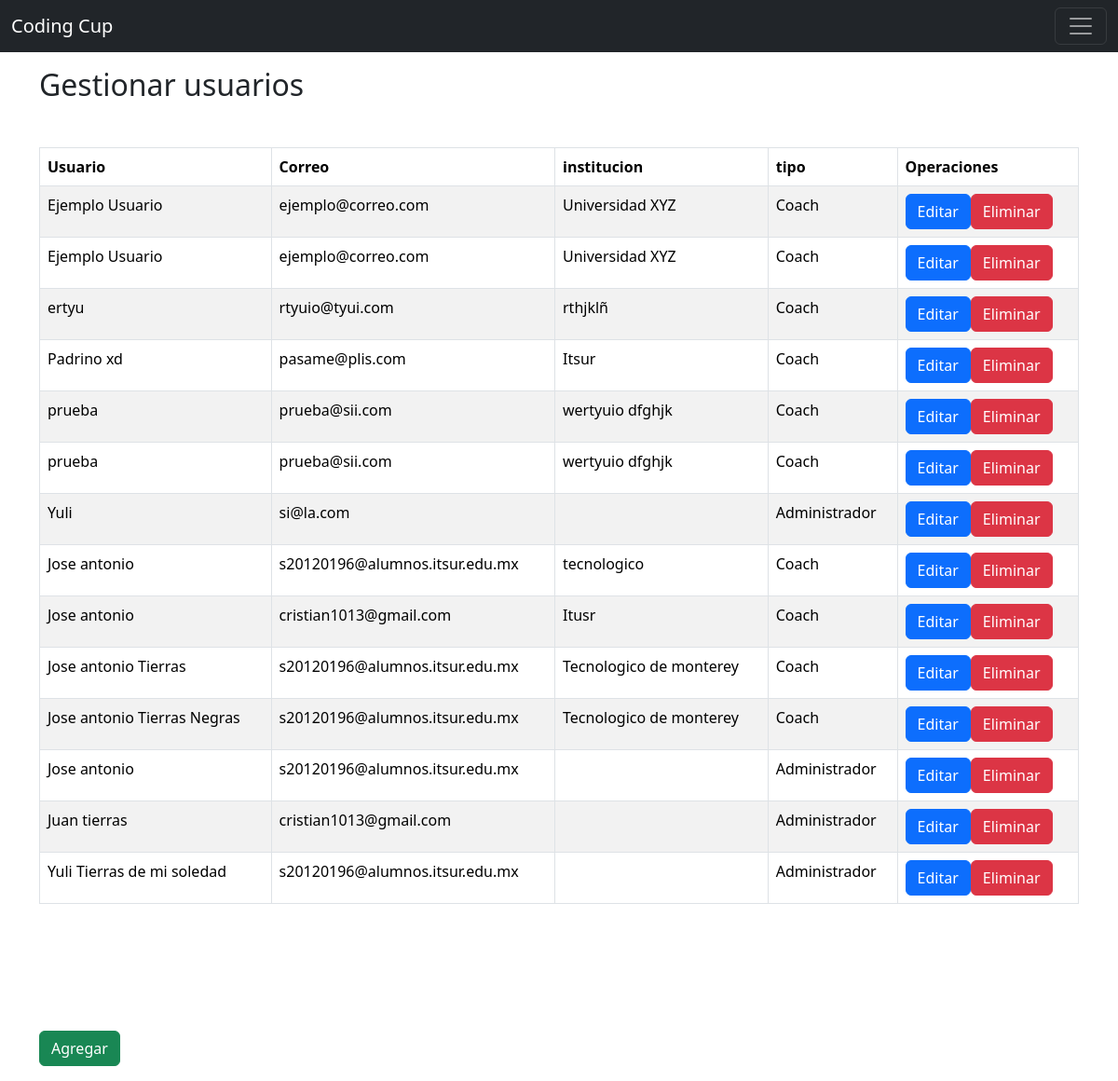
Page /GestionUsuarios.php (signed in) on the committed database.
### tables this page shows
CREATE TABLE `usuario` (
  `id` int NOT NULL AUTO_INCREMENT,
  `nombre` varchar(255) NOT NULL,
  `correo` varchar(255) NOT NULL,
  `contrasena` varchar(255) NOT NULL,
  `institucion` varchar(255) DEFAULT NULL,
  `tipo` varchar(50) NOT NULL,
  PRIMARY KEY (`id`)
);

### datos/conexion.php (called while the page is built, shortened)
<?php
class Conexion
{
    private static $servidor = 'localhost' ;
    private static $db = 'web' ;
    private static $usuario = 'root';
    private static $password = '';
    private static $puerto = '3306';
    private static $conexion  = null;
    public static function conectar()
    {
        if (self::$conexion==null)
        {
            try
            {
                self::$conexion =  new PDO( "mysql:host=".self::$servidor.";port=".self::$puerto.";dbname=".self::$db, self::$usuario, self::$password);
                self::$conexion->setAttribute(PDO::ATTR_ERRMODE, PDO::ERRMODE_EXCEPTION);
            }
            catch(PDOException $e)
            {
                exit($e->getMessage());
            }
        }
        return self::$conexion;
    }
    public static function desconectar()
    {
        self::$conexion = null;
    }
}
?>

### datos/daoUsuarios2.php (called while the page is built, shortened)
<?php
require_once ('conexion.php');
class DAOUsuarioAU
{
	private $conexion;
    private function conectar(){
        try{
			$this->conexion = Conexion::conectar();
		}
		catch(Exception $e)
		{
			die($e->getMessage());
		}
    }
	public function obtenerTodos()
	{
		try
		{
			$lista = array();
			$sentenciaSQL = $this->conexion->prepare("SELECT id,nombre,correo,contrasena,institucion,tipo FROM Usuario");
			$sentenciaSQL->execute();
            $resultado = $sentenciaSQL->fetchAll(PDO::FETCH_OBJ);
			foreach($resultado as $fila)
			{
				$obj = new Usuario();
                $obj->id = $fila->id;
	            $obj->nombre = $fila->nombre;
	            $obj->correo = $fila->correo;
	            $obj->contrasena = $fila->contrasena;
	            $obj->institucion = $fila->institucion;
	            $obj->tipo = $fila->tipo;
                $lista[] = $obj;
			}
			return $lista;
		}
		catch(PDOException $e){
			return null;
		}finally{
            Conexion::desconectar();
        }
	}
}

### GestionUsuarios.php (the view, shortened to what this page needs)
<!DOCTYPE html>
<html lang="es">
<head>
    <link rel="stylesheet" href="css/bootstrap.min.css">
    <link rel="stylesheet" href="dt/DataTables-1.13.6/css/dataTables.bootstrap5.min.css">
    <link rel="stylesheet" href="dt/Buttons-2.4.2/css/buttons.bootstrap5.min.css">
</head>
<body>
<?php
   require_once('datos\daoUsuarios2.php');
   $dao = new DAOUsuarioAU();
  ?>
    <nav class="navbar navbar-dark bg-dark fixed-top">
    <div class="container-fluid">
        <a class="navbar-brand" href="GestionUsuarios.php">Coding Cup</a>
        <button class="navbar-toggler" type="button" data-bs-toggle="offcanvas" data-bs-target="#offcanvasDarkNavbar" aria-controls="offcanvasDarkNavbar" aria-label="Toggle navigation">
        <span class="navbar-toggler-icon"></span>
        </button>
    </div>
    </nav>
    <div class="container">
        <br>
        <br>
        <br>
        <h2>Gestionar usuarios</h2>
        <table id="lista" class="table table-striped table-bordered mt-5">
            <thead>
                <tr>
                    <th>Usuario</th>
                    <th>Correo</th>
                    <th>institucion</th>
                    <th>tipo</th>
                    <th>Operaciones</th>
                </tr>
            </thead>
            <tbody>
                  <?php
                    $listaUsuario=$dao->obtenerTodos();
                    foreach ($listaUsuario as $usuario) {
                      echo "<tr>" .
                        "<td>" . $usuario->nombre . "</td>" .
                        "<td>" . $usuario->correo . "</td>" .
                        "<td>" . $usuario->institucion . "</td>" .
                        "<td>" . $usuario->tipo . "</td>" .
                        "<td><form method='post'>" .
                        "<button formaction='registroUsuario.php' class='btn btn-primary' name='id' value='" . $usuario->id . "'>Editar</button>" .
                        "<button type='button' class='btn btn-danger' onclick='confirmar(this)' name='id' value='" . $usuario->id . "'>Eliminar</button>" .
                        "</form></td></tr>";
                    }
                  ?>
            </tbody>
        </table><br><br><br>
        <a class="btn btn-success mt-5 mb-3" href="registroUsuario.php">Agregar</a>
</div>
    <link rel="stylesheet" href="css/bootstrap.min.css">
    <link rel="stylesheet" href="css/estiloAdmin.css">
    <link href="https://cdn.jsdelivr.net/npm/bootstrap@5.3.2/dist/css/bootstrap.min.css" rel="stylesheet">
    <link href="https://getbootstrap.com/docs/5.3/assets/css/docs.css" rel="stylesheet">
</body>
</html>

### css/estiloAdmin.css (style rules this page uses)
#lista { margin-top: 20dvh; }

### rows in the picture
usuario: nombre "Ejemplo Usuario", correo "ejemplo@correo.com", institucion "Universidad XYZ", tipo "Coach", $usuario->id 2 (drawn)
usuario: nombre "Ejemplo Usuario", correo "ejemplo@correo.com", institucion "Universidad XYZ", tipo "Coach", $usuario->id 3 (drawn)
usuario: nombre "ertyu", correo "rtyuio@tyui.com", institucion "rthjklñ", tipo "Coach", $usuario->id 4 (drawn)
usuario: nombre "Padrino xd", correo "pasame@plis.com", institucion "Itsur", tipo "Coach", $usuario->id 5 (drawn)
usuario: nombre "prueba", correo "prueba@sii.com", institucion "wertyuio dfghjk", tipo "Coach", $usuario->id 6 (drawn)
usuario: nombre "prueba", correo "prueba@sii.com", institucion "wertyuio dfghjk", tipo "Coach", $usuario->id 7 (drawn)
usuario: nombre "Yuli", correo "si@la.com", tipo "Administrador", $usuario->id 8 (drawn)
usuario: nombre "Jose antonio", correo "s20120196@alumnos.itsur.edu.mx", institucion "tecnologico", tipo "Coach", $usuario->id 9 (drawn)
usuario: nombre "Jose antonio", correo "cristian1013@gmail.com", institucion "Itusr", tipo "Coach", $usuario->id 10 (drawn)
usuario: nombre "Jose antonio Tierras", correo "s20120196@alumnos.itsur.edu.mx", institucion "Tecnologico de monterey", tipo "Coach", $usuario->id 11 (drawn)
usuario: nombre "Jose antonio Tierras Negras", correo "s20120196@alumnos.itsur.edu.mx", institucion "Tecnologico de monterey", tipo "Coach", $usuario->id 12 (drawn)
usuario: nombre "Jose antonio", correo "s20120196@alumnos.itsur.edu.mx", tipo "Administrador", $usuario->id 13 (drawn)
usuario: nombre "Juan tierras", correo "cristian1013@gmail.com", tipo "Administrador", $usuario->id 14 (drawn)
usuario: nombre "Yuli Tierras de mi soledad", correo "s20120196@alumnos.itsur.edu.mx", tipo "Administrador", $usuario->id 15 (drawn)
